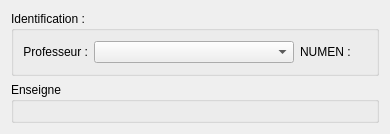
     <widget class="QWidget" name="tabAssociation">
      <attribute name="title">
       <string>Association</string>
      </attribute>
      <layout class="QVBoxLayout" name="verticalLayout_19">
       <item>
        <widget class="QGroupBox" name="gbIdentificationProfesseur_4">
         <property name="sizePolicy">
          <sizepolicy hsizetype="Minimum" vsizetype="Preferred">
           <horstretch>0</horstretch>
           <verstretch>0</verstretch>
          </sizepolicy>
         </property>
         <property name="maximumSize">
          <size>
           <width>16777215</width>
           <height>100</height>
          </size>
         </property>
         <property name="title">
          <string>Identification :</string>
         </property>
         <layout class="QVBoxLayout" name="verticalLayout_18">
          <item>
           <layout class="QHBoxLayout" name="horizontalLayout_19" stretch="1,2,1,4">
            <property name="sizeConstraint">
             <enum>QLayout::SetMinimumSize</enum>
            </property>
            <property name="topMargin">
             <number>1</number>
            </property>
            <property name="bottomMargin">
             <number>1</number>
            </property>
            <item>
             <widget class="QLabel" name="label_17">
              <property name="text">
               <string>Professeur :</string>
              </property>
              <property name="alignment">
               <set>Qt::AlignRight|Qt::AlignTrailing|Qt::AlignVCenter</set>
              </property>
             </widget>
            </item>
            <item>
             <widget class="QComboBox" name="cbAssociationProfesseur">
              <property name="minimumSize">
               <size>
                <width>200</width>
                <height>0</height>
               </size>
              </property>
             </widget>
            </item>
            <item>
             <widget class="QLabel" name="label_19">
              <property name="text">
               <string>NUMEN : </string>
              </property>
              <property name="alignment">
               <set>Qt::AlignRight|Qt::AlignTrailing|Qt::AlignVCenter</set>
              </property>
             </widget>
            </item>
            <item>
             <widget class="QLabel" name="lblNUMEN">
              <property name="font">
               <font>
                <weight>75</weight>
                <bold>true</bold>
               </font>
              </property>
              <property name="text">
               <string/>
              </property>
             </widget>
            </item>
           </layout>
          </item>
         </layout>
        </widget>
       </item>
       <item>
        <widget class="QGroupBox" name="gbEnseigne">
         <property name="sizePolicy">
          <sizepolicy hsizetype="Preferred" vsizetype="MinimumExpanding">
           <horstretch>0</horstretch>
           <verstretch>0</verstretch>
          </sizepolicy>
         </property>
         <property name="title">
          <string>Enseigne</string>
         </property>
         <layout class="QVBoxLayout" name="verticalLayout_21"/>
        </widget>
       </item>
      </layout>
     </widget>
